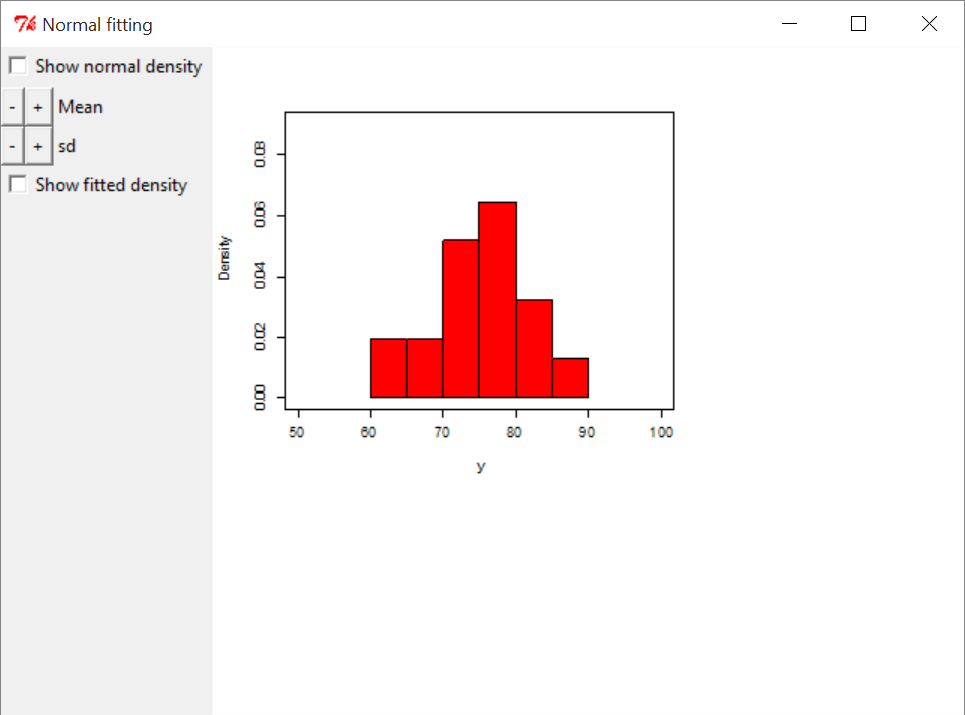

Reproduce this figure in R.
# Normal density fit
require(rpanel)              # load required package
data(trees)                  # load required data
attach(trees)                # attach required data
y = Height                   # define y as height
rp.normal(y, panel.plot = T) # plot interacitve histogram
